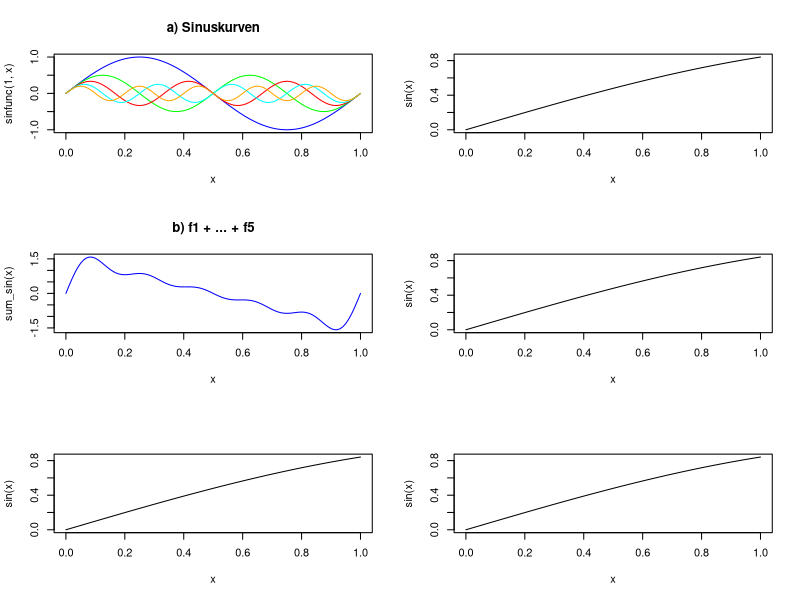

Generate this figure with R:
sinfunc <- function(w, t, phi=0){1/w * sin(2*pi*w*t + phi)}
color <- c("blue", "green", "red", "cyan", "orange" )

layout(matrix (c(seq(1,6)), nrow=3))

#a)
curve(sinfunc(1, x), from=0, to=1, col=color[1], main="a) Sinuskurven")
for(i in 2:5){
  curve(sinfunc(i, x),  col=color[i], add=TRUE)
}

#b)
sum_sin <- function(x){sinfunc(1,x)+sinfunc(2,x)+sinfunc(3,x)+sinfunc(4,x)+sinfunc(5,x)}
curve(sum_sin(x), from=0, to=1, col="blue", main="b) f1 + ... + f5")

#c)
curve(sin(x))

#d)
curve(sin(x))

#e)
curve(sin(x))

#f)
curve(sin(x))

layout(1)
